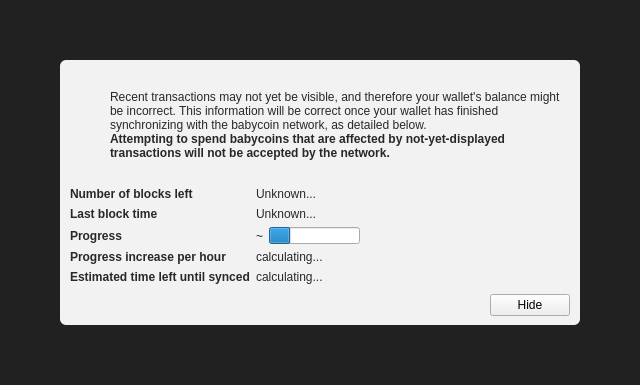
<?xml version="1.0" encoding="UTF-8"?>
<ui version="4.0">
 <class>ModalOverlay</class>
 <widget class="ModalOverlay" name="ModalOverlay">
  <property name="geometry">
   <rect>
    <x>0</x>
    <y>0</y>
    <width>640</width>
    <height>385</height>
   </rect>
  </property>
  <property name="windowTitle">
   <string>Form</string>
  </property>
  <layout class="QVBoxLayout" name="verticalLayout" stretch="0">
   <property name="sizeConstraint">
    <enum>QLayout::SetDefaultConstraint</enum>
   </property>
   <property name="leftMargin">
    <number>0</number>
   </property>
   <property name="topMargin">
    <number>0</number>
   </property>
   <property name="rightMargin">
    <number>0</number>
   </property>
   <property name="bottomMargin">
    <number>0</number>
   </property>
   <item>
    <widget class="QWidget" name="bgWidget" native="true">
     <property name="styleSheet">
      <string notr="true">#bgWidget { background: rgba(0,0,0,220); }</string>
     </property>
     <layout class="QVBoxLayout" name="verticalLayoutMain" stretch="1">
      <property name="leftMargin">
       <number>60</number>
      </property>
      <property name="topMargin">
       <number>60</number>
      </property>
      <property name="rightMargin">
       <number>60</number>
      </property>
      <property name="bottomMargin">
       <number>60</number>
      </property>
      <item>
       <widget class="QWidget" name="contentWidget" native="true">
        <property name="styleSheet">
         <string notr="true">#contentWidget { background: rgba(255,255,255,240); border-radius: 6px; }

QLabel { color: rgb(40,40,40);  }</string>
        </property>
        <layout class="QVBoxLayout" name="verticalLayoutSub" stretch="1,0,0,0">
         <property name="spacing">
          <number>0</number>
         </property>
         <property name="leftMargin">
          <number>10</number>
         </property>
         <property name="topMargin">
          <number>10</number>
         </property>
         <property name="rightMargin">
          <number>10</number>
         </property>
         <property name="bottomMargin">
          <number>10</number>
         </property>
         <item>
          <layout class="QHBoxLayout" name="horizontalLayoutIconText" stretch="0,1">
           <property name="topMargin">
            <number>20</number>
           </property>
           <item>
            <layout class="QVBoxLayout" name="verticalLayoutIcon">
             <property name="leftMargin">
              <number>0</number>
             </property>
             <item>
              <widget class="QPushButton" name="warningIcon">
               <property name="enabled">
                <bool>false</bool>
               </property>
               <property name="text">
                <string/>
               </property>
               <property name="icon">
                <iconset>
                 <normaloff>:/icons/warning</normaloff>
                 <disabledoff>:/icons/warning</disabledoff>:/icons/warning</iconset>
               </property>
               <property name="iconSize">
                <size>
                 <width>48</width>
                 <height>48</height>
                </size>
               </property>
               <property name="flat">
                <bool>true</bool>
               </property>
              </widget>
             </item>
             <item>
              <spacer name="verticalSpacerWarningIcon">
               <property name="orientation">
                <enum>Qt::Vertical</enum>
               </property>
               <property name="sizeHint" stdset="0">
                <size>
                 <width>20</width>
                 <height>40</height>
                </size>
               </property>
              </spacer>
             </item>
            </layout>
           </item>
           <item>
            <layout class="QVBoxLayout" name="verticalLayoutInfoText">
             <property name="leftMargin">
              <number>0</number>
             </property>
             <property name="topMargin">
              <number>0</number>
             </property>
             <item>
              <widget class="QLabel" name="infoText">
               <property name="text">
                <string>Recent transactions may not yet be visible, and therefore your wallet's balance might be incorrect. This information will be correct once your wallet has finished synchronizing with the babycoin network, as detailed below.</string>
               </property>
               <property name="textFormat">
                <enum>Qt::RichText</enum>
               </property>
               <property name="wordWrap">
                <bool>true</bool>
               </property>
              </widget>
             </item>
             <item>
              <widget class="QLabel" name="infoTextStrong">
               <property name="font">
                <font>
                 <weight>75</weight>
                 <bold>true</bold>
                </font>
               </property>
               <property name="text">
                <string>Attempting to spend babycoins that are affected by not-yet-displayed transactions will not be accepted by the network.</string>
               </property>
               <property name="textFormat">
                <enum>Qt::RichText</enum>
               </property>
               <property name="wordWrap">
                <bool>true</bool>
               </property>
              </widget>
             </item>
             <item>
              <spacer name="verticalSpacerInTextSpace">
               <property name="orientation">
                <enum>Qt::Vertical</enum>
               </property>
               <property name="sizeHint" stdset="0">
                <size>
                 <width>20</width>
                 <height>40</height>
                </size>
               </property>
              </spacer>
             </item>
            </layout>
           </item>
          </layout>
         </item>
         <item>
          <spacer name="verticalSpacerAfterText">
           <property name="orientation">
            <enum>Qt::Vertical</enum>
           </property>
           <property name="sizeHint" stdset="0">
            <size>
             <width>20</width>
             <height>40</height>
            </size>
           </property>
          </spacer>
         </item>
         <item>
          <layout class="QFormLayout" name="formLayout">
           <property name="fieldGrowthPolicy">
            <enum>QFormLayout::FieldsStayAtSizeHint</enum>
           </property>
           <property name="horizontalSpacing">
            <number>6</number>
           </property>
           <property name="verticalSpacing">
            <number>6</number>
           </property>
           <property name="topMargin">
            <number>10</number>
           </property>
           <item row="0" column="0">
            <widget class="QLabel" name="labelNumberOfBlocksLeft">
             <property name="font">
              <font>
               <weight>75</weight>
               <bold>true</bold>
              </font>
             </property>
             <property name="text">
              <string>Number of blocks left</string>
             </property>
            </widget>
           </item>
           <item row="0" column="1">
            <widget class="QLabel" name="numberOfBlocksLeft">
             <property name="text">
              <string>Unknown...</string>
             </property>
            </widget>
           </item>
           <item row="1" column="0">
            <widget class="QLabel" name="labelLastBlockTime">
             <property name="font">
              <font>
               <weight>75</weight>
               <bold>true</bold>
              </font>
             </property>
             <property name="text">
              <string>Last block time</string>
             </property>
            </widget>
           </item>
           <item row="1" column="1">
            <widget class="QLabel" name="newestBlockDate">
             <property name="sizePolicy">
              <sizepolicy hsizetype="Maximum" vsizetype="Preferred">
               <horstretch>0</horstretch>
               <verstretch>0</verstretch>
              </sizepolicy>
             </property>
             <property name="text">
              <string>Unknown...</string>
             </property>
            </widget>
           </item>
           <item row="2" column="0">
            <widget class="QLabel" name="labelSyncDone">
             <property name="font">
              <font>
               <weight>75</weight>
               <bold>true</bold>
              </font>
             </property>
             <property name="text">
              <string>Progress</string>
             </property>
            </widget>
           </item>
           <item row="2" column="1">
            <layout class="QHBoxLayout" name="horizontalLayoutSync" stretch="0,1">
             <item>
              <widget class="QLabel" name="percentageProgress">
               <property name="text">
                <string notr="true">~</string>
               </property>
              </widget>
             </item>
             <item>
              <widget class="QProgressBar" name="progressBar">
               <property name="value">
                <number>24</number>
               </property>
               <property name="format">
                <string/>
               </property>
              </widget>
             </item>
            </layout>
           </item>
           <item row="4" column="0">
            <widget class="QLabel" name="labelProgressIncrease">
             <property name="font">
              <font>
               <weight>75</weight>
               <bold>true</bold>
              </font>
             </property>
             <property name="text">
              <string>Progress increase per hour</string>
             </property>
            </widget>
           </item>
           <item row="4" column="1">
            <widget class="QLabel" name="progressIncreasePerH">
             <property name="text">
              <string>calculating...</string>
             </property>
            </widget>
           </item>
           <item row="5" column="0">
            <widget class="QLabel" name="labelEstimatedTimeLeft">
             <property name="font">
              <font>
               <weight>75</weight>
               <bold>true</bold>
              </font>
             </property>
             <property name="text">
              <string>Estimated time left until synced</string>
             </property>
            </widget>
           </item>
           <item row="5" column="1">
            <widget class="QLabel" name="expectedTimeLeft">
             <property name="text">
              <string>calculating...</string>
             </property>
            </widget>
           </item>
          </layout>
         </item>
         <item>
          <layout class="QHBoxLayout" name="horizontalLayoutButtons">
           <property name="leftMargin">
            <number>10</number>
           </property>
           <property name="topMargin">
            <number>10</number>
           </property>
           <item>
            <spacer name="horizontalSpacer">
             <property name="orientation">
              <enum>Qt::Horizontal</enum>
             </property>
             <property name="sizeHint" stdset="0">
              <size>
               <width>40</width>
               <height>20</height>
              </size>
             </property>
            </spacer>
           </item>
           <item>
            <widget class="QPushButton" name="closeButton">
             <property name="text">
              <string>Hide</string>
             </property>
            </widget>
           </item>
          </layout>
         </item>
        </layout>
       </widget>
      </item>
     </layout>
    </widget>
   </item>
  </layout>
 </widget>
 <customwidgets>
  <customwidget>
   <class>ModalOverlay</class>
   <extends>QWidget</extends>
   <header>modaloverlay.h</header>
   <container>1</container>
  </customwidget>
 </customwidgets>
 <resources/>
 <connections/>
</ui>
